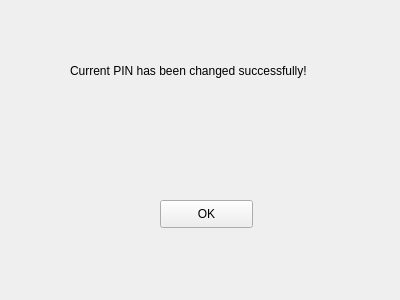
<?xml version="1.0" encoding="UTF-8"?>
<ui version="4.0">
 <class>Atm_ChangePin_Correct</class>
 <widget class="QWidget" name="Atm_ChangePin_Correct">
  <property name="geometry">
   <rect>
    <x>0</x>
    <y>0</y>
    <width>400</width>
    <height>300</height>
   </rect>
  </property>
  <property name="windowTitle">
   <string>CHANGE PIN SUCCESSFUL</string>
  </property>
  <widget class="QLabel" name="label">
   <property name="geometry">
    <rect>
     <x>70</x>
     <y>60</y>
     <width>291</width>
     <height>21</height>
    </rect>
   </property>
   <property name="text">
    <string>Current PIN has been changed successfully!</string>
   </property>
  </widget>
  <widget class="QPushButton" name="pushButton">
   <property name="geometry">
    <rect>
     <x>160</x>
     <y>200</y>
     <width>93</width>
     <height>28</height>
    </rect>
   </property>
   <property name="text">
    <string>OK</string>
   </property>
  </widget>
 </widget>
 <resources/>
 <connections/>
</ui>
